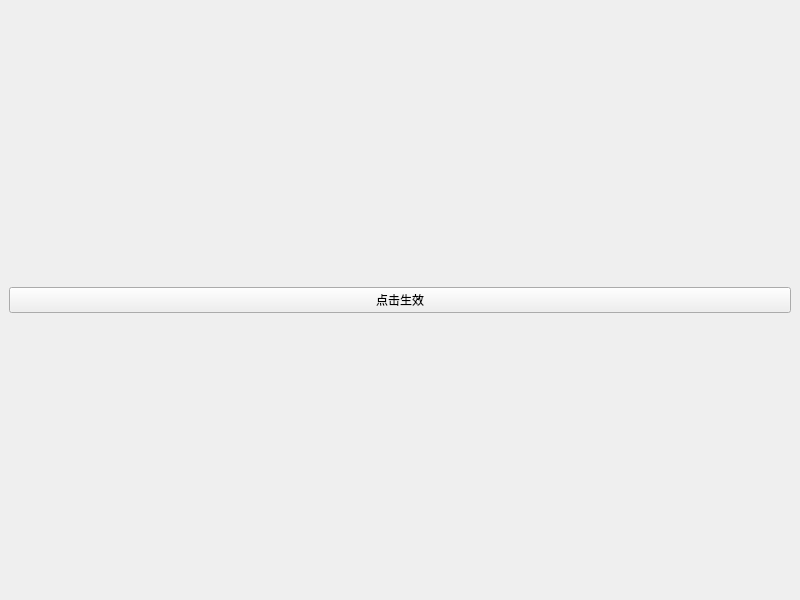
<?xml version="1.0" encoding="UTF-8"?>
<ui version="4.0">
 <class>MainWindow</class>
 <widget class="QMainWindow" name="MainWindow">
  <property name="geometry">
   <rect>
    <x>0</x>
    <y>0</y>
    <width>800</width>
    <height>600</height>
   </rect>
  </property>
  <property name="windowTitle">
   <string>MATRIX Depoly tool</string>
  </property>
  <property name="windowIcon">
   <iconset>
    <normaloff>../../Downloads/ico/Dialog.ico</normaloff>../../Downloads/ico/Dialog.ico</iconset>
  </property>
  <widget class="QWidget" name="centralWidget">
   <layout class="QVBoxLayout" name="verticalLayout">
    <item>
     <widget class="QPushButton" name="pushButton">
      <property name="toolTip">
       <string>&lt;b&gt;MATRIX Signal &lt;/b&gt;</string>
      </property>
      <property name="text">
       <string>点击生效</string>
      </property>
     </widget>
    </item>
   </layout>
  </widget>
 </widget>
 <resources/>
 <connections>
  <connection>
   <sender>pushButton</sender>
   <signal>clicked()</signal>
   <receiver>MainWindow</receiver>
   <slot>close()</slot>
   <hints>
    <hint type="sourcelabel">
     <x>501</x>
     <y>351</y>
    </hint>
    <hint type="destinationlabel">
     <x>683</x>
     <y>412</y>
    </hint>
   </hints>
  </connection>
 </connections>
</ui>
